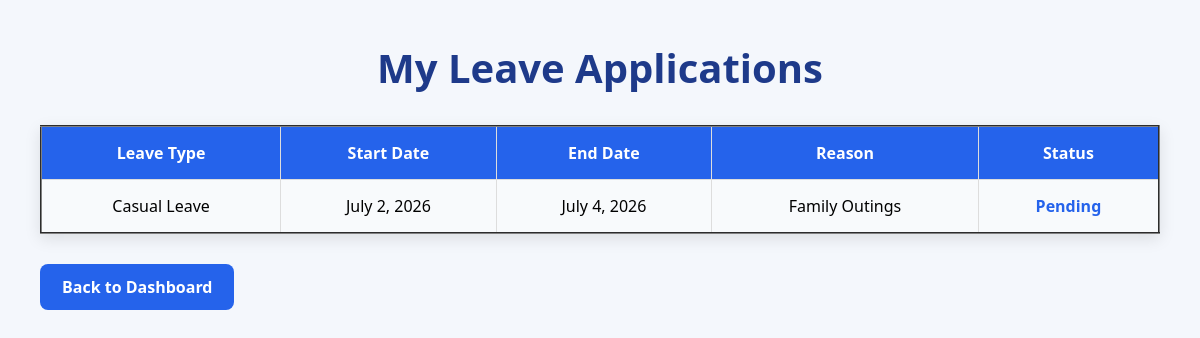
Page /leave/my_leaves/ (signed in) on the committed database.
### leave/models.py (models this page shows, shortened)
class Leave(models.Model):
    user=models.ForeignKey(User,on_delete=models.CASCADE)
    leave_type=models.CharField(max_length=100)
    start_date=models.DateField()
    end_date=models.DateField()
    reason=models.TextField()
    status=models.CharField(max_length=100, default='Pending')

### leave/views.py (the view)
# urls.py: path('my_leaves/',views.my_leaves,name='my_leaves'),
@login_required
def my_leaves(request):
    leaves=Leave.objects.filter(user=request.user)
    return render(request,'my_leave.html',{'leaves':leaves})

### templates/my_leave.html (shortened to what this page needs)
{% load static %}
<!DOCTYPE html>
<html lang="en">
<head>
    <link rel="stylesheet" href="{% static 'css/my_leave.css' %}">
</head>
<body>
    <h1 class="page-title">My Leave Applications</h1>
    <table class="leave-table" border="2px">
        <tr class="table-header">
            <th>Leave Type</th>
            <th>Start Date</th>
            <th>End Date</th>
            <th>Reason</th>
            <th>Status</th>
        </tr>
        {% for i in leaves %}
        <tr class="table-row">
            <td>{{i.leave_type}}</td>
            <td>{{i.start_date}}</td>
            <td>{{i.end_date}}</td>
            <td>{{i.reason}}</td>
            <td class="status">{{i.status}}</td>
        </tr>
        {% empty %}
        <tr>
            <td colspan="5">No Leave Applications Found</td>
        </tr>
        {% endfor %}
    </table>
    <a class="back-btn" href="{% url 'staff_dashboard' %}">Back to Dashboard</a>
</body>
</html>

### static/css/my_leave.css (style rules this page uses)
* { margin: 0; padding: 0; box-sizing: border-box; }
body { min-height: 100vh; background: #f4f7fc; font-family: 'Segoe UI', sans-serif; padding: 40px; }
.page-title { text-align: center; color: #1e3a8a; font-size: 2.5rem; margin-bottom: 30px; }
.leave-table { width: 100%; border-collapse: collapse; background: #ffffff; box-shadow: 0 5px 15px rgba(0, 0, 0, 0.1); margin-bottom: 30px; }
.table-header { background: #2563eb; color: white; }
.leave-table th, .leave-table td { padding: 15px; text-align: center; border: 1px solid #ddd; }
.leave-table tr:nth-child(even) { background: #f8fafc; }
.status { font-weight: bold; color: #2563eb; }
.back-btn { display: inline-block; text-decoration: none; background: #2563eb; color: white; padding: 12px 22px; border-radius: 8px; font-weight: 600; transition: 0.3s; }

### rows in the picture
Leave: leave_type "Casual Leave", start_date "July 2, 2026", end_date "July 4, 2026", reason "Family Outings", status "Pending"
